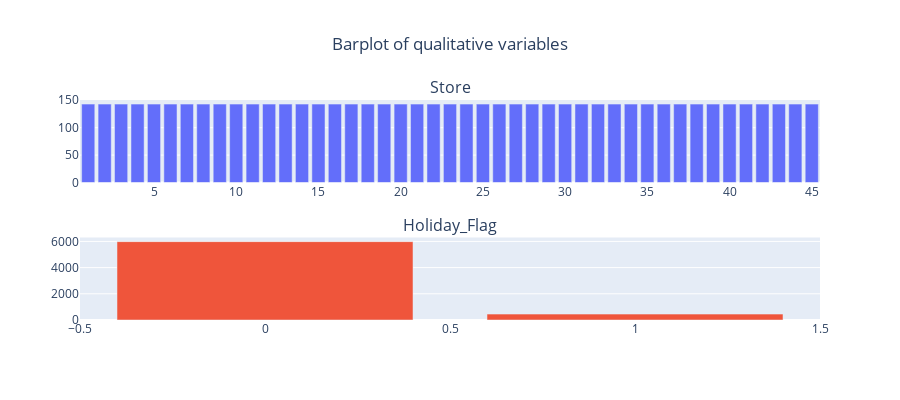

Source (notebook cell):
### Code cell
cat_features = ['Store', 'Holiday_Flag']
fig = make_subplots(rows = len(cat_features), cols = 1, subplot_titles = cat_features)
for i in range(len(cat_features)):
    
    x_coords = dataset[cat_features[i]].value_counts().index.tolist()
    y_coords = dataset[cat_features[i]].value_counts().tolist()
    
    fig.add_trace(
        go.Bar(
            x = x_coords,
            y = y_coords),
        row = i + 1,
        col = 1)
fig.update_layout(
        title = go.layout.Title(text = "Barplot of qualitative variables", x = 0.5), showlegend = False, 
            autosize=False, height=400)

### Figure 1 — Plotly figure (JSON) as saved in the notebook; plotly's stock layout.template omitted (floating-point values rounded to 4 significant figures)
{"data": [{"type": "bar", "x": [43, 41, 33, 29, 25, 21, 17, 13, 9, 5, 1, 44, 40, 36, 32, 28, 24, 20, 16, 12, 8, 37, 45, 39, 2, 35, 31, 27, 23, 19, 15, 11, 7, 3, 42, 38, 34, 30, 26, 22, 18, 14, 10, 6, 4], "xaxis": "x", "y": [143, 143, 143, 143, 143, 143, 143, 143, 143, 143, 143, 143, 143, 143, 143, 143, 143, 143, 143, 143, 143, 143, 143, 143, 143, 143, 143, 143, 143, 143, 143, 143, 143, 143, 143, 143, 143, 143, 143, 143, 143, 143, 143, 143, 143], "yaxis": "y"}, {"type": "bar", "x": [0, 1], "xaxis": "x2", "y": [5985, 450], "yaxis": "y2"}], "layout": {"annotations": [{"font": {"size": 16}, "showarrow": false, "text": "Store", "x": 0.5, "xanchor": "center", "xref": "paper", "y": 1, "yanchor": "bottom", "yref": "paper"}, {"font": {"size": 16}, "showarrow": false, "text": "Holiday_Flag", "x": 0.5, "xanchor": "center", "xref": "paper", "y": 0.375, "yanchor": "bottom", "yref": "paper"}], "autosize": false, "height": 400, "showlegend": false, "title": {"text": "Barplot of qualitative variables", "x": 0.5}, "xaxis": {"anchor": "y", "domain": [0, 1]}, "xaxis2": {"anchor": "y2", "domain": [0, 1]}, "yaxis": {"anchor": "x", "domain": [0.625, 1]}, "yaxis2": {"anchor": "x2", "domain": [0, 0.375]}}}
